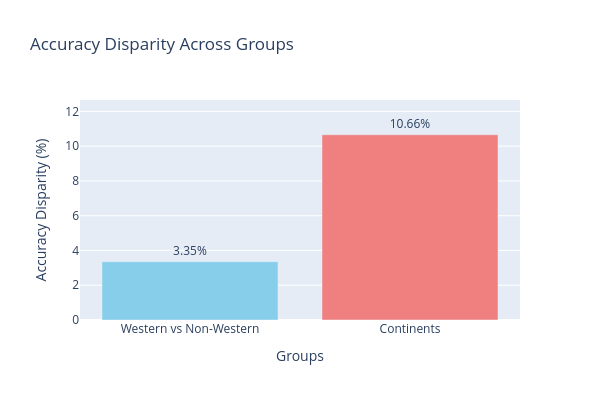

Write notebook code for a chart like this one.
### Code cell
import plotly.graph_objects as go

# Create a bar chart
fig = go.Figure()

# Add bars for disparities
fig.add_trace(go.Bar(
    x=list(disparities.keys()),
    y=list(disparities.values()),
    marker_color=['skyblue', 'lightcoral'],
    text=[f"{v:.2f}%" for v in disparities.values()],
    textposition='outside'
))

# Update layout
fig.update_layout(
    title='Accuracy Disparity Across Groups',
    xaxis_title='Groups',
    yaxis_title='Accuracy Disparity (%)',
    yaxis=dict(range=[0, max(disparities.values()) + 2]),
    height=400,
    width=600
)

# Show the plot
fig.show()

### Figure 1 — Plotly figure (JSON) as saved in the notebook; plotly's stock layout.template omitted (floating-point values rounded to 4 significant figures)
{"data": [{"marker": {"color": ["skyblue", "lightcoral"]}, "text": ["3.35%", "10.66%"], "textposition": "outside", "type": "bar", "x": ["Western vs Non-Western", "Continents"], "y": [3.354, 10.66]}], "layout": {"height": 400, "title": {"text": "Accuracy Disparity Across Groups"}, "width": 600, "xaxis": {"title": {"text": "Groups"}}, "yaxis": {"range": [0, 12.66], "title": {"text": "Accuracy Disparity (%)"}}}}
